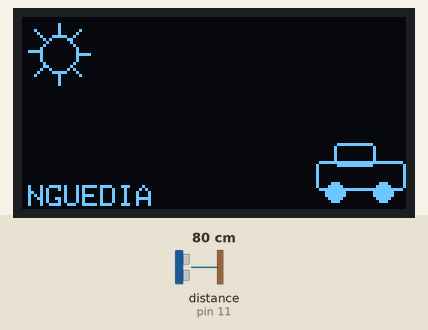
Simulated run of this sketch. Board: Arduino Uno, built with avr-gcc and run on an emulated ATmega328P. On the bench: 128×64 one-colour display. The inputs (shaded band) are chosen by the test bench; at power-on: distance to the obstacle (sensor on pin 11) 80 cm. The echo pulse lasts 58.3 µs per cm; what the sketch prints to the serial monitor is not drawn.

Above: at 1.2 s.
1.3 s: distance to the obstacle (sensor on pin 11) set to 2 cm
At 2.5 s:
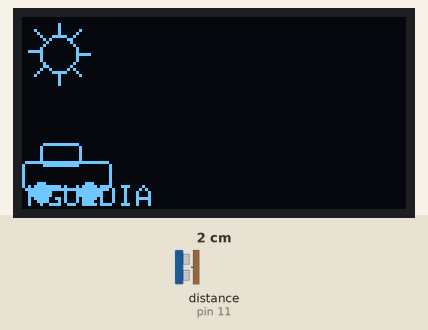
2.9 s: distance to the obstacle (sensor on pin 11) set to 18 cm
At 3.7 s:
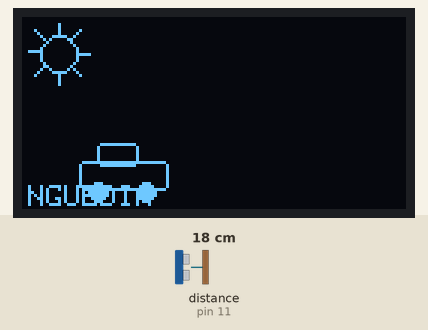
4.5 s: distance to the obstacle (sensor on pin 11) set to 35 cm
At 4.9 s:
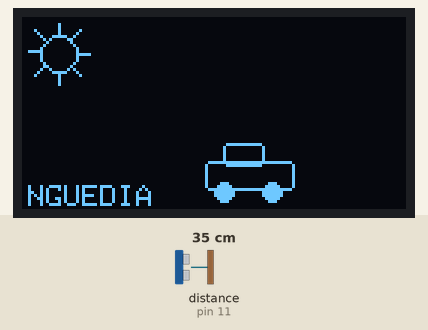
Timing chart, 0 to 7.5 s (numbered marks = the images above; inputs shaded):
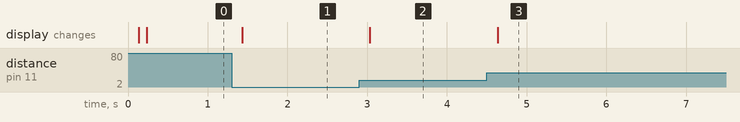

The sketch:

sketch_aug28a.ino
```cpp
#include <Wire.h>
#include <Arduino.h>
#include <HCSR04.h>
#include <Adafruit_GFX.h>
#include <Adafruit_SSD1306.h>

#define SCREEN_WIDTH 128
#define SCREEN_HEIGHT 64

#define OLED_RESET     -1
#define SCREEN_ADDRESS 0x3C

Adafruit_SSD1306 display(SCREEN_WIDTH, SCREEN_HEIGHT, &Wire, OLED_RESET);

const int TRIG_PIN = 12;
const int ECHO_PIN = 11;

float distance = 0;

HCSR04 hc(TRIG_PIN, ECHO_PIN);

void setup() {
  Serial.begin(115200);

  if(!display.begin(SSD1306_SWITCHCAPVCC, SCREEN_ADDRESS)) {
    Serial.println(F("Échec d'allocation SSD1306"));
    for(;;);
  }
}

void loop() {

  readDistance();
  printDistanceSerial();
  updateDisplay();
}

void readDistance(){
  static unsigned long lastTimeRead = 0;
  const int READ_DELAY = 100;
  unsigned long currentTime = millis();

  if(currentTime - lastTimeRead >= READ_DELAY){
    distance = hc.dist();
    lastTimeRead = currentTime;
  }
}

void printDistanceSerial(){
  static unsigned long lastTime = 0;
  const int REFRESH_DELAY = 250;
  unsigned long currentTime = millis();

  if(currentTime - lastTime >= REFRESH_DELAY){
    Serial.print("Distance: ");
    Serial.print(distance);
    Serial.println(" cm");

    lastTime = currentTime;
  }
}

void drawSun(int cx, int cy, int radius) {
  display.drawCircle(cx, cy, radius, SSD1306_WHITE);
  int rayLength = radius + 4;
  for (int angle = 0; angle < 360; angle += 45) {
    float rad = angle * PI / 180.0;
    int x1 = cx + cos(rad) * (radius + 1);
    int y1 = cy + sin(rad) * (radius + 1);
    int x2 = cx + cos(rad) * rayLength;
    int y2 = cy + sin(rad) * rayLength;
    display.drawLine(x1, y1, x2, y2, SSD1306_WHITE);
  }
}

void drawCar(int x, int y) {
  display.drawRoundRect(x, y, 30, 10, 2, SSD1306_WHITE);
  display.drawRoundRect(x + 6, y - 6, 14, 8, 2, SSD1306_WHITE);
  display.fillCircle(x + 6, y + 10, 3, SSD1306_WHITE);
  display.fillCircle(x + 22, y + 10, 3, SSD1306_WHITE);
}

void drawName() {
  display.setTextSize(1);
  display.setTextColor(SSD1306_WHITE);
  display.setCursor(2, SCREEN_HEIGHT - 8);
  display.print("NGUEDIA");
}

int getCarX() {
  const int MIN_DIST = 10;
  const int MAX_DIST = 50;
  const int carWidth = 30;

  int xLeft = 0;
  int xRight = SCREEN_WIDTH - carWidth;

  float safeDist = constrain(distance, MIN_DIST, MAX_DIST);

  int carX = map(safeDist, MIN_DIST, MAX_DIST, xLeft, xRight);

  return carX;
}


void updateDisplay() {
  static unsigned long lastTime = 0;
  const int REFRESH_DELAY = 100;
  unsigned long currentTime = millis();

  if (currentTime - lastTime >= REFRESH_DELAY) {
    display.clearDisplay();

    drawSun(12, 12, 6);
    int carX = getCarX();
    drawCar(carX, SCREEN_HEIGHT - 16);
    drawName();

    display.display();
    lastTime = currentTime;
  }
}
```

Measured:
- after the input at 1.3 s, the display: changes after 0.13 s (image 1)
- after the input at 2.9 s, the display: changes after 0.13 s (image 2)
- after the input at 4.5 s, the display: changes after 0.13 s (image 3)
